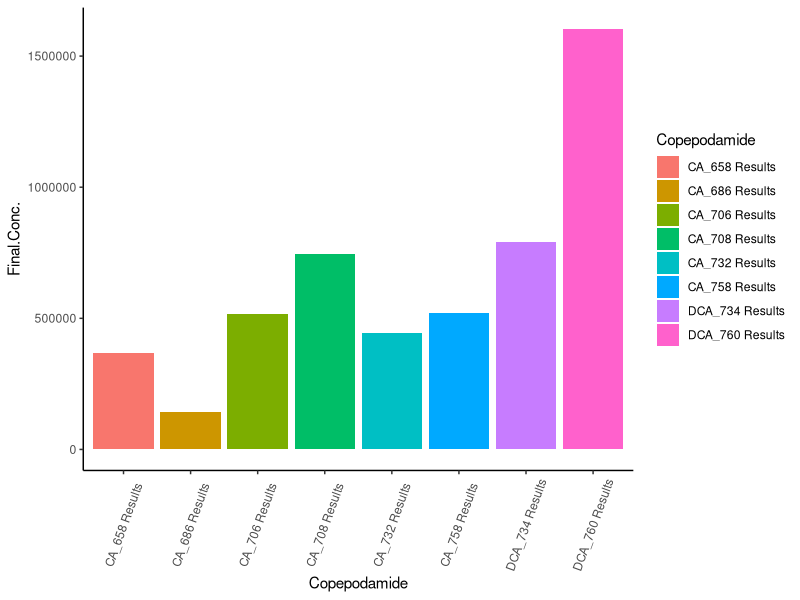
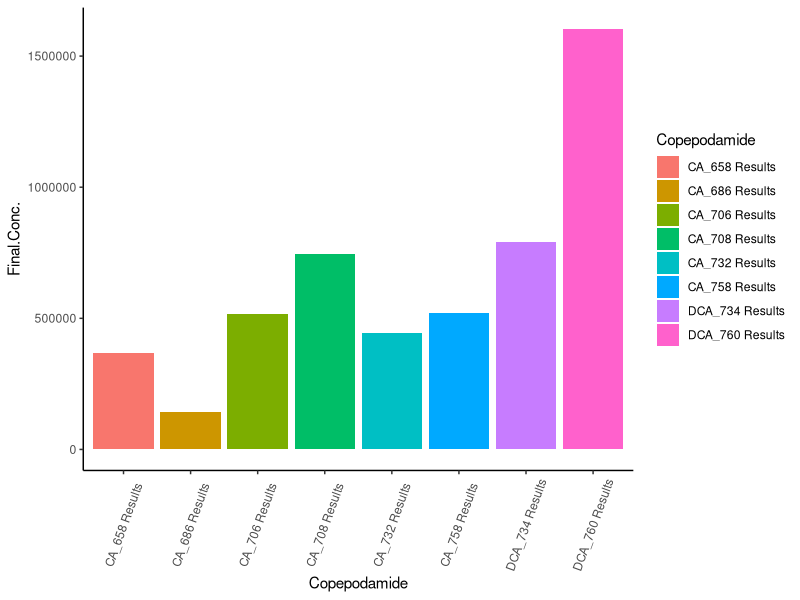

Source code (R) for these figures, in order:
## ---- chunk 1

## ---- chunk 2
library(tidyverse)
## ---- chunk 3
df_Cop_unknown <- read.csv("CAunk.csv")

df_Cop_unknown$RT <- as.character(df_Cop_unknown$RT) #this changes the column from number to character
## ---- chunk 4
df_Mussel_std <- df_Cop_unknown %>% 
  filter(Name=="B_Mussel_std", !Copepodamide %in% c("LysoCA_448 Results","LysoDCA_450 Results"))
#filter - filters rows from a column, use %in% for multiple rows, use ! to keep everything but "_"

ggplot(df_Mussel_std, aes(x=Copepodamide, y= Final.Conc., fill = Copepodamide)) + geom_col() + theme_classic() +theme(axis.text.x = element_text(angle = 70, vjust = 0.5, hjust=0.5))

ggsave("df_Mussel_std.pdf")
## ---- chunk 5
df_Mussel_sum <- df_Mussel_std %>% 
  select(-Data.File, - Type, -Level, -RT, -Acq..Date.Time, -Accuracy, -Noise) %>% 
  summarise(Concentration = sum(Final.Conc.)) %>% 
mutate(Species = "Copepod",nM = Concentration/1000)

## ---- chunk 6
5130839/1000
#pM to nM
10/1000
## ---- chunk 7
#V1 = M2V2/M1

1*(0.01)/5130.839*1000*1000
## ---- chunk 8
6*1.948999
## ---- chunk 9
2*2*3
